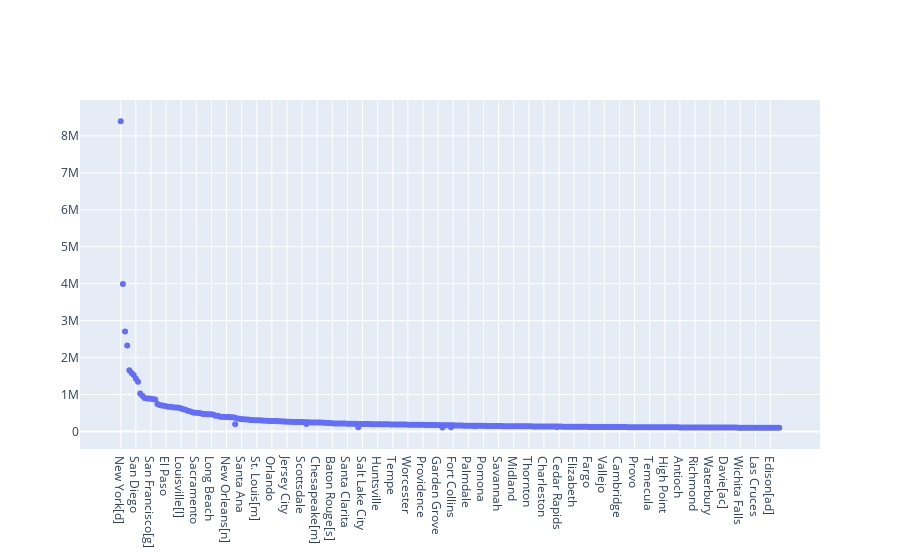

The code cell stored with this chart in its notebook:
### Code cell
pio.show(figure)

### Figure 1 — Plotly figure (JSON) as saved in the notebook; plotly's stock layout.template omitted (floating-point values rounded to 4 significant figures; data arrays with more than 128 entries replaced by an {"elided": "..."} marker saying what was removed)
{"data": [{"mode": "markers", "type": "scatter", "x": {"elided": "314 str values"}, "y": {"elided": "314 int values"}}], "layout": {"autosize": true, "xaxis": {"autorange": true, "range": [-19.13, 324.1], "type": "category"}, "yaxis": {"autorange": true, "range": [-525300.0, 9024000.0], "type": "linear"}}}
